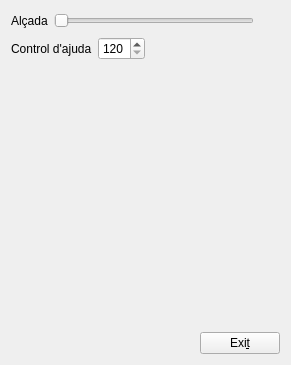
<?xml version="1.0" encoding="UTF-8"?>
<ui version="4.0">
 <class>MyForm</class>
 <widget class="QWidget" name="MyForm">
  <property name="geometry">
   <rect>
    <x>0</x>
    <y>0</y>
    <width>291</width>
    <height>365</height>
   </rect>
  </property>
  <property name="windowTitle">
   <string>El meu primer formulari</string>
  </property>
  <layout class="QVBoxLayout" name="verticalLayout_2">
   <item>
    <layout class="QHBoxLayout" name="horizontalLayout">
     <item>
      <widget class="QLabel" name="label">
       <property name="text">
        <string>Alçada</string>
       </property>
      </widget>
     </item>
     <item>
      <widget class="QSlider" name="horizontalSlider">
       <property name="sizePolicy">
        <sizepolicy hsizetype="Fixed" vsizetype="Fixed">
         <horstretch>0</horstretch>
         <verstretch>0</verstretch>
        </sizepolicy>
       </property>
       <property name="minimumSize">
        <size>
         <width>200</width>
         <height>0</height>
        </size>
       </property>
       <property name="maximumSize">
        <size>
         <width>200</width>
         <height>16777215</height>
        </size>
       </property>
       <property name="minimum">
        <number>120</number>
       </property>
       <property name="maximum">
        <number>220</number>
       </property>
       <property name="orientation">
        <enum>Qt::Horizontal</enum>
       </property>
      </widget>
     </item>
     <item>
      <spacer name="horizontalSpacer_2">
       <property name="orientation">
        <enum>Qt::Horizontal</enum>
       </property>
       <property name="sizeHint" stdset="0">
        <size>
         <width>40</width>
         <height>20</height>
        </size>
       </property>
      </spacer>
     </item>
    </layout>
   </item>
   <item>
    <layout class="QHBoxLayout" name="horizontalLayout_2">
     <item>
      <widget class="QLabel" name="label_2">
       <property name="text">
        <string>Control d'ajuda</string>
       </property>
      </widget>
     </item>
     <item>
      <widget class="QSpinBox" name="spinBox">
       <property name="sizePolicy">
        <sizepolicy hsizetype="Fixed" vsizetype="Fixed">
         <horstretch>0</horstretch>
         <verstretch>0</verstretch>
        </sizepolicy>
       </property>
       <property name="minimum">
        <number>120</number>
       </property>
       <property name="maximum">
        <number>220</number>
       </property>
      </widget>
     </item>
     <item>
      <spacer name="horizontalSpacer_3">
       <property name="orientation">
        <enum>Qt::Horizontal</enum>
       </property>
       <property name="sizeHint" stdset="0">
        <size>
         <width>40</width>
         <height>20</height>
        </size>
       </property>
      </spacer>
     </item>
    </layout>
   </item>
   <item>
    <layout class="QVBoxLayout" name="verticalLayout">
     <item>
      <spacer name="verticalSpacer">
       <property name="orientation">
        <enum>Qt::Vertical</enum>
       </property>
       <property name="sizeHint" stdset="0">
        <size>
         <width>20</width>
         <height>40</height>
        </size>
       </property>
      </spacer>
     </item>
     <item>
      <layout class="QHBoxLayout" name="horizontalLayout_3">
       <item>
        <spacer name="horizontalSpacer">
         <property name="orientation">
          <enum>Qt::Horizontal</enum>
         </property>
         <property name="sizeHint" stdset="0">
          <size>
           <width>40</width>
           <height>20</height>
          </size>
         </property>
        </spacer>
       </item>
       <item>
        <widget class="QPushButton" name="pushButton">
         <property name="text">
          <string>Exi&amp;t</string>
         </property>
        </widget>
       </item>
      </layout>
     </item>
    </layout>
   </item>
  </layout>
 </widget>
 <resources/>
 <connections>
  <connection>
   <sender>horizontalSlider</sender>
   <signal>valueChanged(int)</signal>
   <receiver>spinBox</receiver>
   <slot>setValue(int)</slot>
   <hints>
    <hint type="sourcelabel">
     <x>493</x>
     <y>267</y>
    </hint>
    <hint type="destinationlabel">
     <x>493</x>
     <y>331</y>
    </hint>
   </hints>
  </connection>
  <connection>
   <sender>spinBox</sender>
   <signal>valueChanged(int)</signal>
   <receiver>horizontalSlider</receiver>
   <slot>setValue(int)</slot>
   <hints>
    <hint type="sourcelabel">
     <x>411</x>
     <y>305</y>
    </hint>
    <hint type="destinationlabel">
     <x>411</x>
     <y>269</y>
    </hint>
   </hints>
  </connection>
  <connection>
   <sender>pushButton</sender>
   <signal>clicked()</signal>
   <receiver>MyForm</receiver>
   <slot>close()</slot>
   <hints>
    <hint type="sourcelabel">
     <x>796</x>
     <y>545</y>
    </hint>
    <hint type="destinationlabel">
     <x>447</x>
     <y>490</y>
    </hint>
   </hints>
  </connection>
 </connections>
</ui>
